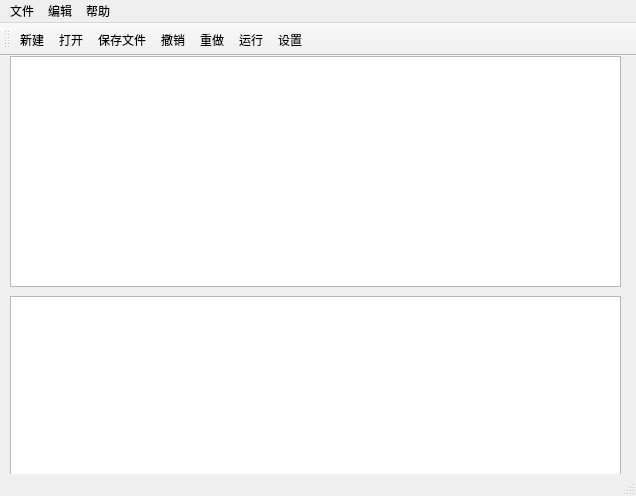
<?xml version="1.0" encoding="UTF-8"?>
<ui version="4.0">
 <class>MainWindow</class>
 <widget class="QMainWindow" name="MainWindow">
  <property name="geometry">
   <rect>
    <x>0</x>
    <y>0</y>
    <width>636</width>
    <height>496</height>
   </rect>
  </property>
  <property name="windowTitle">
   <string>Editor</string>
  </property>
  <widget class="QWidget" name="centralWidget">
   <widget class="CodeEditor" name="editor">
    <property name="geometry">
     <rect>
      <x>10</x>
      <y>0</y>
      <width>611</width>
      <height>231</height>
     </rect>
    </property>
   </widget>
   <widget class="Console" name="outputText">
    <property name="geometry">
     <rect>
      <x>10</x>
      <y>240</y>
      <width>611</width>
      <height>181</height>
     </rect>
    </property>
   </widget>
  </widget>
  <widget class="QMenuBar" name="menuBar">
   <property name="geometry">
    <rect>
     <x>0</x>
     <y>0</y>
     <width>636</width>
     <height>25</height>
    </rect>
   </property>
   <widget class="QMenu" name="menu">
    <property name="title">
     <string>文件</string>
    </property>
    <addaction name="actionNewFile"/>
    <addaction name="actionOpen"/>
    <addaction name="actionSave_File"/>
   </widget>
   <widget class="QMenu" name="menuEdit_O">
    <property name="title">
     <string>编辑</string>
    </property>
    <addaction name="actionSelectAll"/>
    <addaction name="actionUndo"/>
    <addaction name="actionRedo"/>
   </widget>
   <widget class="QMenu" name="menuHelp_H">
    <property name="title">
     <string>帮助</string>
    </property>
    <addaction name="actionAbout"/>
    <addaction name="actionDocument"/>
   </widget>
   <addaction name="menu"/>
   <addaction name="menuEdit_O"/>
   <addaction name="menuHelp_H"/>
  </widget>
  <widget class="QToolBar" name="mainToolBar">
   <property name="iconSize">
    <size>
     <width>24</width>
     <height>24</height>
    </size>
   </property>
   <property name="toolButtonStyle">
    <enum>Qt::ToolButtonIconOnly</enum>
   </property>
   <attribute name="toolBarArea">
    <enum>TopToolBarArea</enum>
   </attribute>
   <attribute name="toolBarBreak">
    <bool>false</bool>
   </attribute>
   <addaction name="actionNewFile"/>
   <addaction name="actionOpen"/>
   <addaction name="actionSave_File"/>
   <addaction name="actionUndo"/>
   <addaction name="actionRedo"/>
   <addaction name="actionRun"/>
   <addaction name="actionSetting"/>
  </widget>
  <widget class="QStatusBar" name="statusBar"/>
  <action name="actionNewFile">
   <property name="icon">
    <iconset>
     <normaloff>image/New.png</normaloff>image/New.png</iconset>
   </property>
   <property name="text">
    <string>新建</string>
   </property>
   <property name="toolTip">
    <string>新建一个C++代码文件</string>
   </property>
   <property name="shortcut">
    <string>Ctrl+N</string>
   </property>
  </action>
  <action name="actionOpen">
   <property name="icon">
    <iconset>
     <normaloff>image/Open.png</normaloff>image/Open.png</iconset>
   </property>
   <property name="text">
    <string>打开...</string>
   </property>
   <property name="toolTip">
    <string>打开文件...</string>
   </property>
   <property name="shortcut">
    <string>Ctrl+O</string>
   </property>
  </action>
  <action name="actionSelectAll">
   <property name="text">
    <string>全选</string>
   </property>
   <property name="toolTip">
    <string>选择全部文本</string>
   </property>
   <property name="shortcut">
    <string>Ctrl+A</string>
   </property>
  </action>
  <action name="actionUndo">
   <property name="icon">
    <iconset>
     <normaloff>image/Undo.png</normaloff>image/Undo.png</iconset>
   </property>
   <property name="text">
    <string>撤销</string>
   </property>
   <property name="shortcut">
    <string>Ctrl+Z</string>
   </property>
  </action>
  <action name="actionRedo">
   <property name="icon">
    <iconset>
     <normaloff>image/Redo.png</normaloff>image/Redo.png</iconset>
   </property>
   <property name="text">
    <string>重做</string>
   </property>
   <property name="shortcut">
    <string>Ctrl+Shift+Z</string>
   </property>
  </action>
  <action name="actionAbout">
   <property name="icon">
    <iconset>
     <normaloff>image/About.png</normaloff>image/About.png</iconset>
   </property>
   <property name="text">
    <string>关于Editor</string>
   </property>
   <property name="toolTip">
    <string>关于Editor</string>
   </property>
  </action>
  <action name="actionDocument">
   <property name="text">
    <string>说明文档</string>
   </property>
   <property name="toolTip">
    <string>查看说明文档</string>
   </property>
  </action>
  <action name="actionSave_File">
   <property name="icon">
    <iconset>
     <normaloff>image/Save.png</normaloff>image/Save.png</iconset>
   </property>
   <property name="text">
    <string>保存文件</string>
   </property>
   <property name="toolTip">
    <string>保存文件</string>
   </property>
   <property name="shortcut">
    <string>Ctrl+S</string>
   </property>
  </action>
  <action name="actionRun">
   <property name="icon">
    <iconset>
     <normaloff>image/Run.png</normaloff>image/Run.png</iconset>
   </property>
   <property name="text">
    <string>运行</string>
   </property>
   <property name="toolTip">
    <string>编译并运行代码</string>
   </property>
   <property name="shortcut">
    <string>Ctrl+R</string>
   </property>
  </action>
  <action name="actionSetting">
   <property name="icon">
    <iconset>
     <normaloff>image/Setting.png</normaloff>image/Setting.png</iconset>
   </property>
   <property name="text">
    <string>设置</string>
   </property>
   <property name="toolTip">
    <string>更改编辑器的设置</string>
   </property>
   <property name="visible">
    <bool>false</bool>
   </property>
  </action>
 </widget>
 <layoutdefault spacing="6" margin="11"/>
 <customwidgets>
  <customwidget>
   <class>CodeEditor</class>
   <extends>QPlainTextEdit</extends>
   <header location="global">codeeditor.h</header>
  </customwidget>
  <customwidget>
   <class>Console</class>
   <extends>QPlainTextEdit</extends>
   <header location="global">console.h</header>
  </customwidget>
 </customwidgets>
 <resources/>
 <connections/>
</ui>
